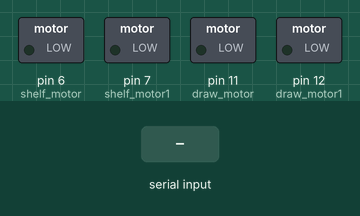
Recording of a sketch running on a simulated Arduino Uno, built with avr-gcc and run on an emulated ATmega328P. Shown: switched loads named in the sketch (green lamp = pin HIGH). The test bench sets the inputs (shaded band).

Above: at 1.2 s.
1.3 s: "*lift" received over Serial
At 2.1 s:
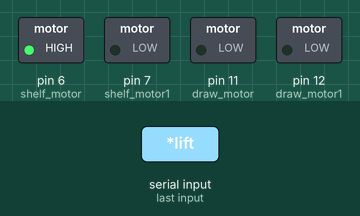
3.8 s: "*down" received over Serial
At 4.5 s:
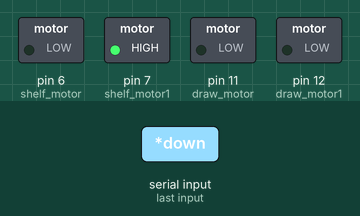
6.3 s: "*open" received over Serial
At 7.6 s:
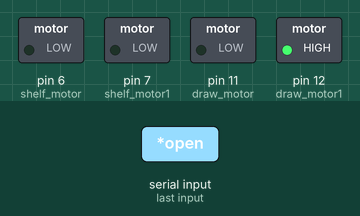
9.3 s: "*close" received over Serial
At 10.3 s:
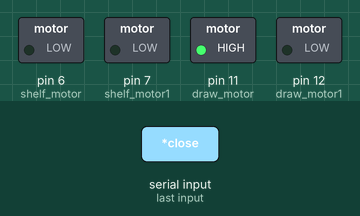
Timing chart, 0 to 12.9 s (numbered marks = the images above; inputs shaded):
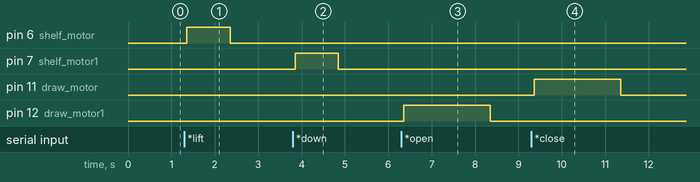

The sketch:

final_working_code.ino
```cpp
#include <SoftwareSerial.h> //Include softwareserial library
SoftwareSerial BLUETOOTH(0,1);

String voice;
int shelf_motor=6;
int shelf_motor1=7;
int draw_motor=11;
int draw_motor1=12;


void shelfmotoron()
{

digitalWrite(shelf_motor, HIGH);

digitalWrite(shelf_motor1, LOW);
delay(1000);
digitalWrite(shelf_motor, LOW);

digitalWrite(shelf_motor1, LOW);

}
void drawmotoron()
{
digitalWrite(draw_motor, LOW);

digitalWrite(draw_motor1, HIGH);
delay(2000);
digitalWrite(draw_motor, LOW);

digitalWrite(draw_motor1, LOW);

}

void shelfmotoroff()
{
digitalWrite(shelf_motor, LOW);

digitalWrite(shelf_motor1, LOW);
}

void drawmotoroff()
{

digitalWrite(draw_motor, LOW);

digitalWrite(draw_motor1, LOW);
delay(2000);
}

void shelfmotordown()
{

digitalWrite(shelf_motor, LOW);

digitalWrite(shelf_motor1, HIGH);
delay(1000);
digitalWrite(shelf_motor, LOW);

digitalWrite(shelf_motor1, LOW);


}

void drawmotor()
{

digitalWrite(draw_motor,  HIGH);

digitalWrite(draw_motor1, LOW);
delay(2000);
digitalWrite(draw_motor, LOW);

digitalWrite(draw_motor1, LOW);

}


void setup()
{

Serial.begin(9600);
BLUETOOTH.begin(9600);

pinMode(shelf_motor,OUTPUT);
pinMode(shelf_motor1,OUTPUT);


pinMode(draw_motor,OUTPUT);
pinMode(draw_motor1,OUTPUT);


}

void loop()
{

while (Serial.available())

{ delay(10);

char c = Serial.read();

if (c =='#')

{

break;
}

voice += c;

}

if (voice.length() > 0)

{

if(voice == "*lift")

{

shelfmotoron();

}
if (voice=="*down")

{
shelfmotordown();
}

else if(voice == "*wait")

{

shelfmotoroff();
}
{

while (Serial.available())

{ delay(10);

char c = Serial.read();

if (c =='#')

{

break;
}

voice += c;

}


if (voice.length() > 0)

{

if(voice =="*open")

{

drawmotoron();

}

if (voice== "*close")

{
drawmotor();
}

else if(voice == "*standby")

{

drawmotoroff();

}
}

{
  voice="";
}

 }

 }
}
```

Measured:
- after the input at 1.3 s, pin 6 (shelf_motor): LOW → HIGH after 0.05 s, → LOW 1.0 s later
- after the input at 3.8 s, pin 7 (shelf_motor1): LOW → HIGH after 0.05 s, → LOW 1.0 s later
- after the input at 6.3 s, pin 12 (draw_motor1): LOW → HIGH after 0.05 s, → LOW 2.0 s later
- after the input at 9.3 s, pin 11 (draw_motor): LOW → HIGH after 0.06 s, → LOW 2.0 s later
